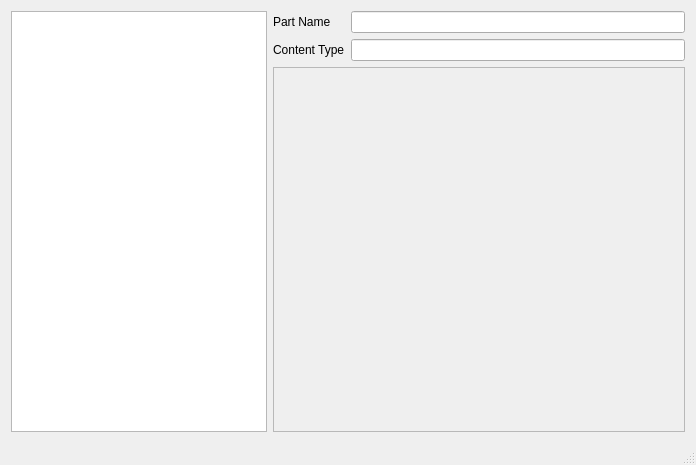
<?xml version="1.0" encoding="UTF-8"?>
<ui version="4.0">
 <class>MainWindow</class>
 <widget class="QMainWindow" name="MainWindow">
  <property name="geometry">
   <rect>
    <x>0</x>
    <y>0</y>
    <width>696</width>
    <height>465</height>
   </rect>
  </property>
  <property name="windowTitle">
   <string>Edit for xml part of opc package</string>
  </property>
  <widget class="QWidget" name="centralWidget">
   <layout class="QHBoxLayout" name="horizontalLayout">
    <item>
     <widget class="QListWidget" name="partListWidget">
      <property name="sizePolicy">
       <sizepolicy hsizetype="Preferred" vsizetype="Expanding">
        <horstretch>0</horstretch>
        <verstretch>0</verstretch>
       </sizepolicy>
      </property>
      <property name="alternatingRowColors">
       <bool>true</bool>
      </property>
     </widget>
    </item>
    <item>
     <layout class="QVBoxLayout" name="verticalLayout">
      <item>
       <layout class="QFormLayout" name="formLayout">
        <item row="0" column="0">
         <widget class="QLabel" name="label">
          <property name="text">
           <string>Part Name</string>
          </property>
         </widget>
        </item>
        <item row="0" column="1">
         <widget class="QLineEdit" name="partNameEdit">
          <property name="readOnly">
           <bool>true</bool>
          </property>
         </widget>
        </item>
        <item row="1" column="0">
         <widget class="QLabel" name="label_2">
          <property name="text">
           <string>Content Type</string>
          </property>
         </widget>
        </item>
        <item row="1" column="1">
         <widget class="QLineEdit" name="partContentTypeEdit">
          <property name="readOnly">
           <bool>true</bool>
          </property>
         </widget>
        </item>
       </layout>
      </item>
      <item>
       <widget class="QPlainTextEdit" name="partContentEdit">
        <property name="enabled">
         <bool>false</bool>
        </property>
        <property name="lineWrapMode">
         <enum>QPlainTextEdit::NoWrap</enum>
        </property>
       </widget>
      </item>
     </layout>
    </item>
   </layout>
  </widget>
  <widget class="QMenuBar" name="menuBar">
   <property name="geometry">
    <rect>
     <x>0</x>
     <y>0</y>
     <width>696</width>
     <height>23</height>
    </rect>
   </property>
  </widget>
  <widget class="QStatusBar" name="statusBar"/>
 </widget>
 <layoutdefault spacing="6" margin="11"/>
 <resources/>
 <connections/>
</ui>
